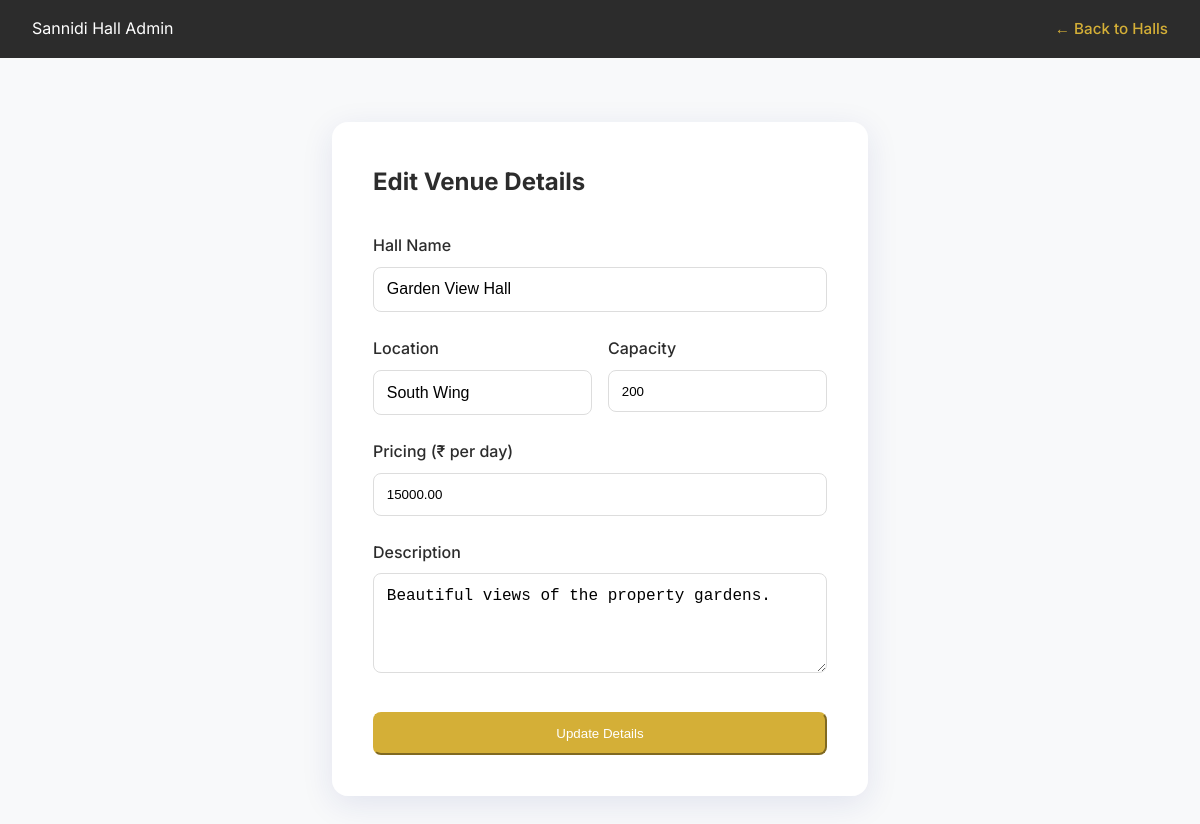
The page /admin/edit_hall.php?id=3 (signed in) on the database its author committed.
### tables this page shows
CREATE TABLE IF NOT EXISTS halls (
    id INT AUTO_INCREMENT PRIMARY KEY,
    hall_name VARCHAR(255) NOT NULL,
    location VARCHAR(255) NOT NULL,
    capacity INT DEFAULT 100,
    price DECIMAL(10, 2) NOT NULL,
    description TEXT,
    image_url VARCHAR(255) DEFAULT 'default_hall.jpg',
    created_at TIMESTAMP DEFAULT CURRENT_TIMESTAMP
);

### admin/edit_hall.php (the view, shortened to what this page needs)
<?php
include '../includes/db.php';
$id = $_GET['id'] ?? null;
$h = mysqli_fetch_assoc(mysqli_query($conn, "SELECT * FROM halls WHERE id='$id'"));
?>
<!DOCTYPE html>
<html lang="en">
<head>
    <link rel="stylesheet" href="../assets/css/index.css">
</head>
<body>
<nav>
    <div class="logo">Sannidi Hall Admin</div>
    <div class="nav-links">
        <a href="manage_halls.php" style="color: var(--primary-color);">&larr; Back to Halls</a>
    </div>
</nav>
<div class="container">
    <div class="glass-card">
        <h2 style="margin-bottom: 2rem; color: var(--secondary-color);">Edit Venue Details</h2>
        <form method="POST">
            <div class="form-group">
                <label>Hall Name</label>
                <input type="text" name="hall_name" value="<?php echo htmlspecialchars($h['hall_name']); ?>" required style="width: 100%; padding: 0.8rem; border-radius: 8px; border: 1px solid #ddd;">
            </div>
            <div class="form-group" style="display: grid; grid-template-columns: 1fr 1fr; gap: 1rem; margin-top: 1rem;">
                <div>
                    <label>Location</label>
                    <input type="text" name="location" value="<?php echo htmlspecialchars($h['location']); ?>" required style="width: 100%; padding: 0.8rem; border-radius: 8px; border: 1px solid #ddd;">
                </div>
                <div>
                    <label>Capacity</label>
                    <input type="number" name="capacity" value="<?php echo $h['capacity']; ?>" required style="width: 100%; padding: 0.8rem; border-radius: 8px; border: 1px solid #ddd;">
                </div>
            </div>
            <div class="form-group" style="margin-top: 1rem;">
                <label>Pricing (₹ per day)</label>
                <input type="number" step="0.01" name="price" value="<?php echo $h['price']; ?>" required style="width: 100%; padding: 0.8rem; border-radius: 8px; border: 1px solid #ddd;">
            </div>
            <div class="form-group" style="margin-top: 1rem;">
                <label>Description</label>
                <textarea name="description" rows="4" required style="width: 100%; padding: 0.8rem; border-radius: 8px; border: 1px solid #ddd;"><?php echo htmlspecialchars($h['description']); ?></textarea>
            </div>
            <div style="margin-top: 2rem;">
                <button name="update_hall" class="btn-primary w-100" style="width: 100%;">Update Details</button>
            </div>
        </form>
    </div>
</div>
</body>
</html>

### assets/css/index.css (style rules this page uses)
:root { --primary-color: #d4af37; --secondary-color: #2c2c2c; --accent-color: #f4e1d2; --bg-color: #f8f9fa; --card-bg: rgba(255, 255, 255, 0.9); --text-main: #1a1a1a; --text-muted: #6c757d; --shadow-soft: 0 8px 32px 0 rgba(31, 38, 135, 0.1); --glass-bg: rgba(255, 255, 255, 0.4); --glass-border: rgba(255, 255, 255, 0.18); --transition-speed: 0.3s; }
* { margin: 0; padding: 0; box-sizing: border-box; }
body { font-family: 'Inter', sans-serif; background-color: var(--bg-color); color: var(--text-main); line-height: 1.6; overflow-x: hidden; }
.glass-card { background: var(--card-bg); box-shadow: var(--shadow-soft); border: 1px solid var(--glass-border); border-radius: 16px; padding: 2.5rem; }
.btn-primary { background-color: var(--primary-color); border-color: var(--primary-color); color: white; font-weight: 500; padding: 0.75rem 1.5rem; border-radius: 8px; transition: all var(--transition-speed) ease; }
.form-group { margin-bottom: 1.5rem; }
label { display: block; margin-bottom: 0.5rem; font-weight: 500; color: var(--secondary-color); }
input[type="text"], input[type="email"], input[type="password"], textarea { width: 100%; padding: 0.8rem 1rem; border: 1px solid #ddd; border-radius: 8px; font-size: 1rem; transition: border-color var(--transition-speed) ease; }
nav { background-color: var(--secondary-color); padding: 1rem 2rem; color: white; display: flex; justify-content: space-between; align-items: center; position: sticky; top: 0; z-index: 1000; }
.nav-links a { color: white; text-decoration: none; margin-left: 2rem; font-size: 0.95rem; font-weight: 500; transition: color var(--transition-speed); }

### admin/edit_hall.php (style rules this page uses)
.container { max-width: 600px; margin: 4rem auto; padding: 0 2rem; }

### rows shown on the page
halls: hall_name "Garden View Hall", location "South Wing", capacity "200", price "15000.00", description "Beautiful views of the property gardens."
